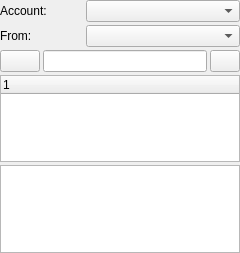
<?xml version="1.0" encoding="UTF-8"?>
<ui version="4.0">
 <class>HistoryWindowClass</class>
 <widget class="QWidget" name="HistoryWindowClass">
  <property name="geometry">
   <rect>
    <x>0</x>
    <y>0</y>
    <width>240</width>
    <height>253</height>
   </rect>
  </property>
  <property name="windowTitle">
   <string>HistoryWindow</string>
  </property>
  <layout class="QVBoxLayout" name="verticalLayout_4">
   <property name="spacing">
    <number>3</number>
   </property>
   <property name="margin">
    <number>0</number>
   </property>
   <item>
    <layout class="QHBoxLayout" name="horizontalLayout_3">
     <item>
      <widget class="QLabel" name="label">
       <property name="maximumSize">
        <size>
         <width>80</width>
         <height>16777215</height>
        </size>
       </property>
       <property name="text">
        <string>Account:</string>
       </property>
      </widget>
     </item>
     <item>
      <widget class="QComboBox" name="accountComboBox"/>
     </item>
    </layout>
   </item>
   <item>
    <layout class="QHBoxLayout" name="horizontalLayout_2">
     <item>
      <widget class="QLabel" name="label_2">
       <property name="maximumSize">
        <size>
         <width>80</width>
         <height>16777215</height>
        </size>
       </property>
       <property name="text">
        <string>From:</string>
       </property>
      </widget>
     </item>
     <item>
      <widget class="QComboBox" name="fromComboBox"/>
     </item>
    </layout>
   </item>
   <item>
    <layout class="QHBoxLayout" name="horizontalLayout">
     <property name="spacing">
      <number>3</number>
     </property>
     <item>
      <widget class="QPushButton" name="searchButton">
       <property name="shortcut">
        <string>Return</string>
       </property>
       <property name="autoDefault">
        <bool>false</bool>
       </property>
       <property name="default">
        <bool>false</bool>
       </property>
      </widget>
     </item>
     <item>
      <widget class="QLineEdit" name="searchEdit"/>
     </item>
     <item>
      <widget class="QPushButton" name="cmdsh">
       <property name="maximumSize">
        <size>
         <width>30</width>
         <height>16777215</height>
        </size>
       </property>
       <property name="icon">
        <iconset resource="../../qutim.qrc">
         <normaloff>:/icons/crystal_project/contactlist.png</normaloff>:/icons/crystal_project/contactlist.png</iconset>
       </property>
      </widget>
     </item>
    </layout>
   </item>
   <item>
    <widget class="QTreeWidget" name="dateTreeWidget">
     <property name="indentation">
      <number>10</number>
     </property>
     <attribute name="headerVisible">
      <bool>true</bool>
     </attribute>
     <attribute name="headerVisible">
      <bool>true</bool>
     </attribute>
    </widget>
   </item>
   <item>
    <widget class="QTextBrowser" name="historyLog"/>
   </item>
  </layout>
 </widget>
 <layoutdefault spacing="6" margin="11"/>
 <resources>
  <include location="../../qutim.qrc"/>
 </resources>
 <connections/>
</ui>
